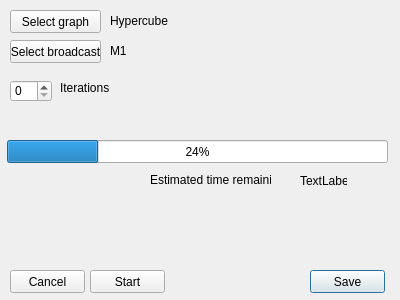
<?xml version="1.0" encoding="UTF-8"?>
<ui version="4.0">
 <class>BroadcastTestView</class>
 <widget class="QDialog" name="BroadcastTestView">
  <property name="geometry">
   <rect>
    <x>0</x>
    <y>0</y>
    <width>400</width>
    <height>300</height>
   </rect>
  </property>
  <property name="windowTitle">
   <string>BroadcastTestView</string>
  </property>
  <widget class="QPushButton" name="saveButton">
   <property name="geometry">
    <rect>
     <x>310</x>
     <y>270</y>
     <width>75</width>
     <height>23</height>
    </rect>
   </property>
   <property name="text">
    <string>Save</string>
   </property>
  </widget>
  <widget class="QPushButton" name="startButton">
   <property name="geometry">
    <rect>
     <x>90</x>
     <y>270</y>
     <width>75</width>
     <height>23</height>
    </rect>
   </property>
   <property name="text">
    <string>Start</string>
   </property>
  </widget>
  <widget class="QPushButton" name="cancelButton">
   <property name="geometry">
    <rect>
     <x>10</x>
     <y>270</y>
     <width>75</width>
     <height>23</height>
    </rect>
   </property>
   <property name="text">
    <string>Cancel</string>
   </property>
  </widget>
  <widget class="QProgressBar" name="testProgressBar">
   <property name="geometry">
    <rect>
     <x>7</x>
     <y>140</y>
     <width>381</width>
     <height>23</height>
    </rect>
   </property>
   <property name="value">
    <number>24</number>
   </property>
  </widget>
  <widget class="QLabel" name="label_5">
   <property name="geometry">
    <rect>
     <x>150</x>
     <y>170</y>
     <width>121</width>
     <height>20</height>
    </rect>
   </property>
   <property name="text">
    <string>Estimated time remaining</string>
   </property>
  </widget>
  <widget class="QLabel" name="timeLabel">
   <property name="geometry">
    <rect>
     <x>300</x>
     <y>170</y>
     <width>47</width>
     <height>21</height>
    </rect>
   </property>
   <property name="text">
    <string>TextLabel</string>
   </property>
  </widget>
  <widget class="QSpinBox" name="iterationSpinBox">
   <property name="geometry">
    <rect>
     <x>10</x>
     <y>80</y>
     <width>42</width>
     <height>22</height>
    </rect>
   </property>
  </widget>
  <widget class="QLabel" name="label">
   <property name="geometry">
    <rect>
     <x>60</x>
     <y>80</y>
     <width>51</width>
     <height>16</height>
    </rect>
   </property>
   <property name="text">
    <string>Iterations</string>
   </property>
  </widget>
  <widget class="QPushButton" name="graphButton">
   <property name="geometry">
    <rect>
     <x>10</x>
     <y>10</y>
     <width>91</width>
     <height>23</height>
    </rect>
   </property>
   <property name="text">
    <string>Select graph</string>
   </property>
  </widget>
  <widget class="QPushButton" name="broadcastButton">
   <property name="geometry">
    <rect>
     <x>10</x>
     <y>40</y>
     <width>91</width>
     <height>23</height>
    </rect>
   </property>
   <property name="text">
    <string>Select broadcast</string>
   </property>
  </widget>
  <widget class="QLabel" name="graphLabel">
   <property name="geometry">
    <rect>
     <x>110</x>
     <y>10</y>
     <width>61</width>
     <height>21</height>
    </rect>
   </property>
   <property name="text">
    <string>Hypercube</string>
   </property>
  </widget>
  <widget class="QLabel" name="broadcastLabel">
   <property name="geometry">
    <rect>
     <x>110</x>
     <y>40</y>
     <width>47</width>
     <height>21</height>
    </rect>
   </property>
   <property name="text">
    <string>M1</string>
   </property>
  </widget>
 </widget>
 <layoutdefault spacing="6" margin="11"/>
 <resources/>
 <connections/>
</ui>
